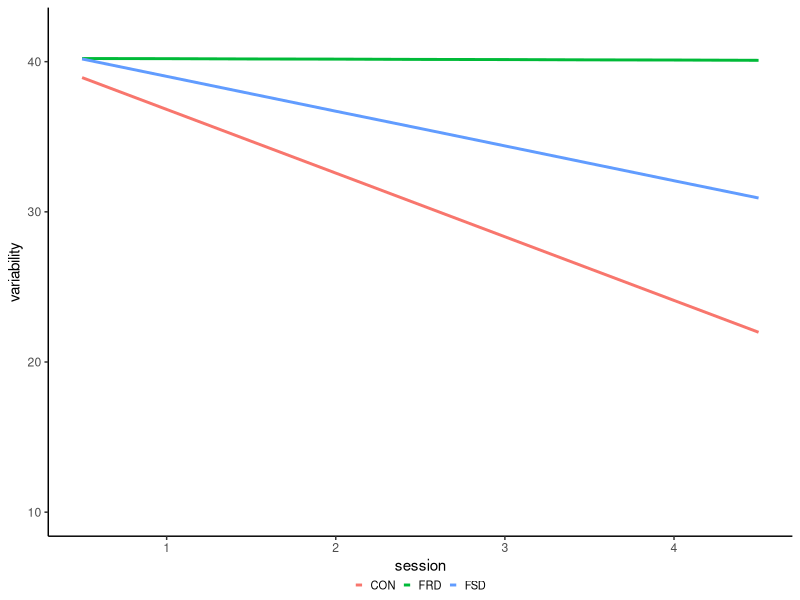
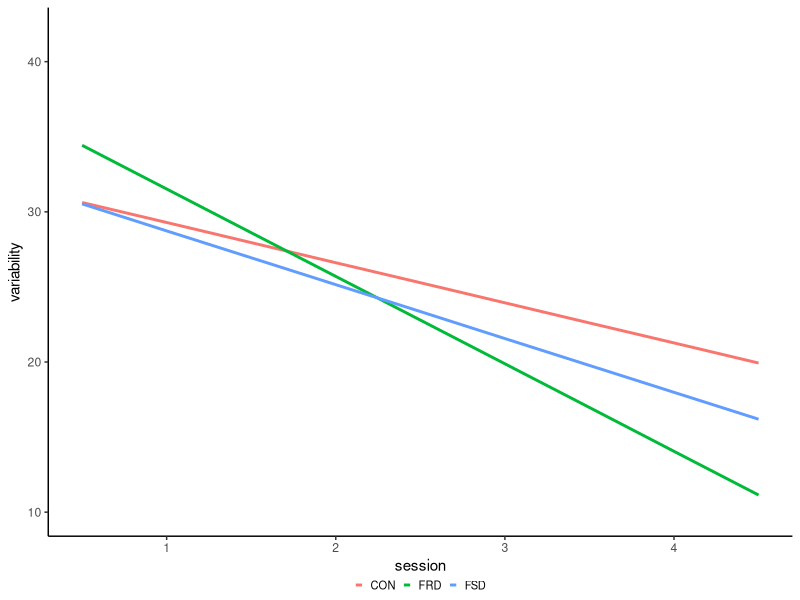
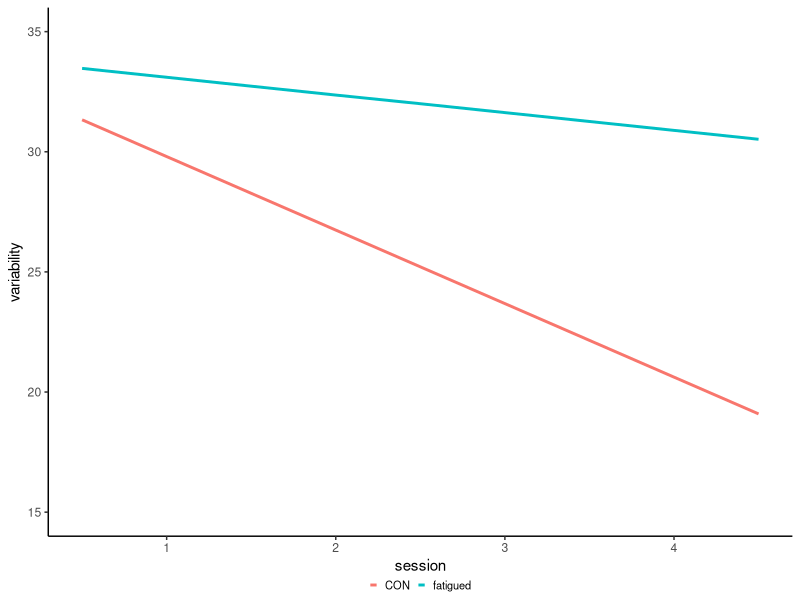
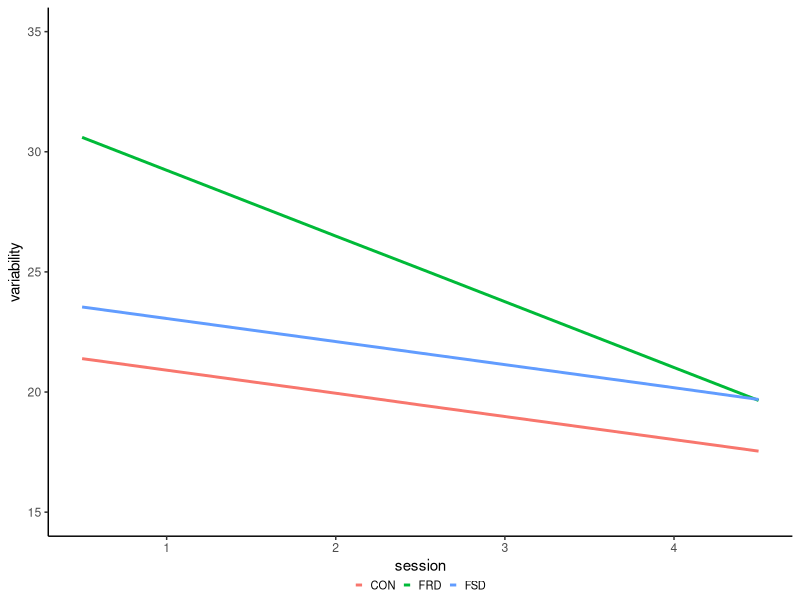
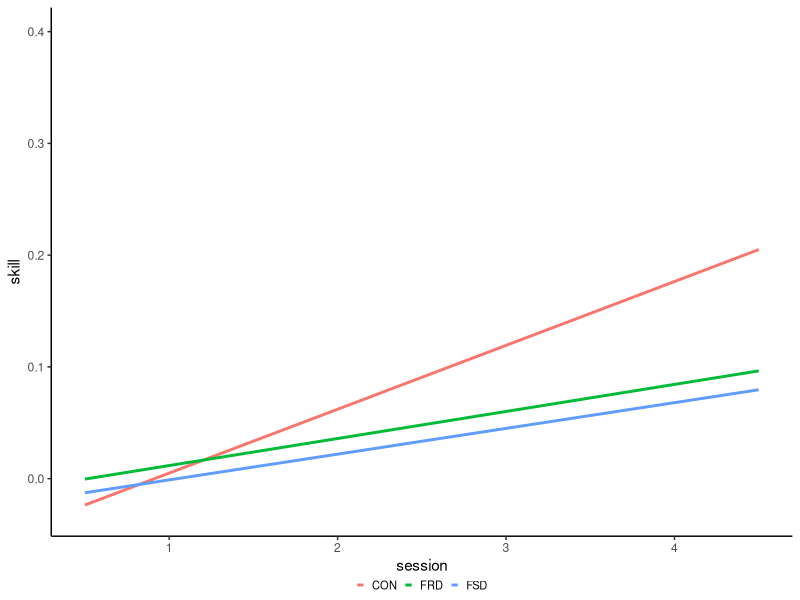
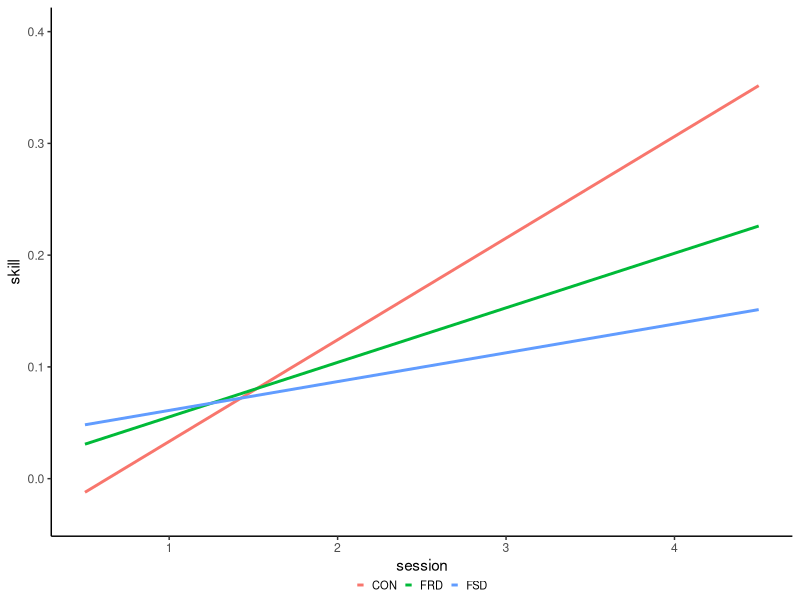
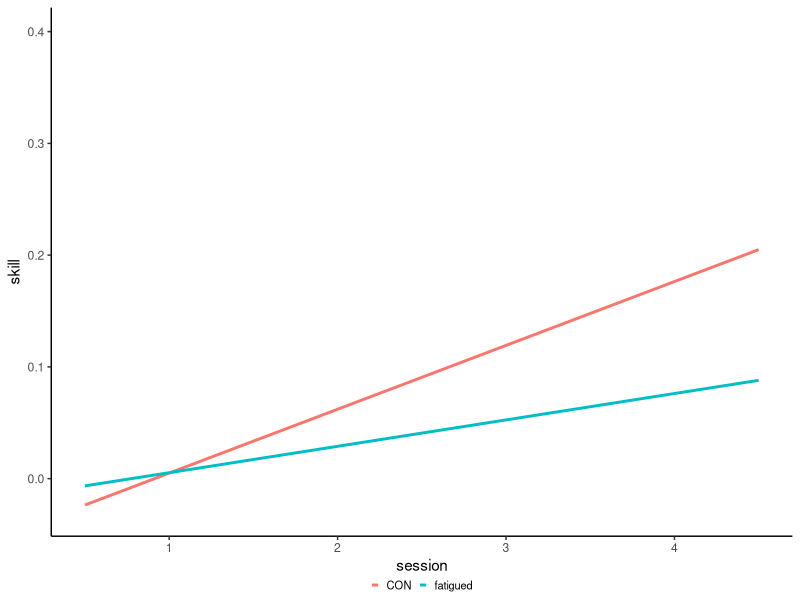

R code for these plots, in order:
# Peripheral fatigues detrimental effect on motor training - underlying mechanisms
#  - Plotting
#
# Author: Joshua Gantner
# eMail:  josh.gantner@gmail.com

# 0. SETUP
# set working directory
setwd('/Users/joshuagantner/Library/CloudStorage/OneDrive-UniversitätZürichUZH/Files/Studium/Masterarbeit/0 v9')
# load packages - in case of missing package, install with 'install.packages("packagename")'
library(ggplot2)
library(tidyr)
library(ggthemes) 
# set theme - prefered themes: theme_classic(), theme_stata(), theme_hc()
theme_set(theme_classic())
mytheme <- theme(legend.position = "bottom", 
                 legend.margin = margin(-8, 1, 1, 1),
                 legend.key.size = unit(0.2, 'cm'), 
                 legend.text = element_text(size=8))
line_width = 1

# 1. PLOT 2-DAY MODEL
# modelFull
tableFull <- data.frame(
  time = c(0, 0.5, 1, 1.5, 2, 2.5, 3, 3.5, 4, 5, 5.5, 6, 6.5, 7, 7.5, 8, 8.5, 9),
  CON = c(38.94, 36.82, 34.70, 32.58, 30.46, 28.34, 26.22, 24.10, 21.98, 30.62, 29.29, 27.95, 26.61, 25.28, 23.94, 22.60, 21.27, 19.93),
  FSD = c(40.18, 39.02, 37.86, 36.70, 35.55, 34.39, 33.23, 32.07, 30.92, 30.53, 28.73, 26.94, 25.15, 23.36, 21.56, 19.77, 17.98, 16.19),
  FRD = c(40.21, 40.20, 40.18, 40.17, 40.15, 40.14, 40.12, 40.11, 40.09, 34.43, 31.52, 28.61, 25.70, 22.79, 19.88, 16.97, 14.05, 11.14)
)
# Reshape data to long format
table_long <- gather(tableFull, key = "group", value = "value", -time)

# plot full model day 1
table_long_d1 <- subset(table_long, table_long$time<=4)
plotFullD1 <- ggplot(table_long_d1, aes(x=time, y=value, group=group, color=group)) +
  geom_line(linewidth = line_width) +
  ylim(10,42)+
  labs(x = "session", y = "variability") +
  scale_x_continuous(breaks = c(0.5, 1.5, 2.5, 3.5), labels = c(1, 2, 3, 4))+
  #ggtitle("training day") +
  guides(color = guide_legend(title = NULL)) +
  mytheme
ggsave("plotFullD1.png", plot = plotFullD1, width = 6, height = 5, units = "cm", dpi = 300)


# plot full model day 2
table_long_d2 <- subset(table_long, table_long$time>=5)
plotFullD2 <- ggplot(table_long_d2, aes(x=time, y=value, group=group, color=group)) +
  geom_line(linewidth = line_width) +
  ylim(10,42)+
  labs(x = "session", y = "variability") +
  scale_x_continuous(breaks = c(5.5, 6.5, 7.5, 8.5), labels = c(1, 2, 3, 4))+
  #ggtitle("control day") +
  guides(color = guide_legend(title = NULL),
         ) +
  mytheme
ggsave("plotFullD2.png", plot = plotFullD2, width = 6, height = 5, units = "cm", dpi = 300)

# 2. PLOT 1-DAY MODELS
# training day
tableD1 <- data.frame(
  time = c(0, 0.5, 1, 1.5, 2, 2.5, 3, 3.5, 4),
  CON = c(31.33, 29.80, 28.27, 26.74, 25.21, 23.68, 22.15, 20.62, 19.09),
  fatigued = c(33.47, 33.10, 32.73, 32.36, 32.00, 31.63, 31.26, 30.89, 30.52)
)
# Reshape data to long format
table_long <- gather(tableD1, key = "group", value = "value", -time)
# plot
plotSingleD1 <- ggplot(table_long, aes(x=time, y=value, group=group, color=group)) +
  geom_line(linewidth = line_width) +
  ylim(15,35)+
  labs(x = "session", y = "variability") +
  scale_x_continuous(breaks = c(0.5, 1.5, 2.5, 3.5), labels = c(1, 2, 3, 4))+
  ##ggtitle("training day") +
  guides(color = guide_legend(title = NULL)) +
  mytheme
ggsave("plotSingleD1.png", plot = plotSingleD1, width = 6, height = 5, units = "cm", dpi = 300)

# control day
tableD2 <- data.frame(
  time = c(5, 5.5, 6, 6.5, 7, 7.5, 8, 8.5, 9),
  CON = c(21.39, 20.91, 20.43, 19.95, 19.46, 18.98, 18.50, 18.02, 17.54),
  FSD = c(23.54, 23.06, 22.58, 22.10, 21.62, 21.14, 20.66, 20.18, 19.69),
  FRD = c(30.60, 29.23, 27.86, 26.49, 25.13, 23.76, 22.39, 21.02, 19.65)
)
# Reshape data to long format
table_long <- gather(tableD2, key = "group", value = "value", -time)
# plot
plotSingleD2 <- ggplot(table_long, aes(x=time, y=value, group=group, color=group)) +
  geom_line(linewidth = line_width) +
  ylim(15,35)+
  labs(x = "session", y = "variability") +
  scale_x_continuous(breaks = c(5.5, 6.5, 7.5, 8.5), labels = c(1, 2, 3, 4))+
  #ggtitle("control day") +
  guides(color = guide_legend(title = NULL)) +
  mytheme
ggsave("plotSingleD2.png", plot = plotSingleD2, width = 6, height = 5, units = "cm", dpi = 300)

# 3. PLOT SKILL
# training day
skillD1 <- data.frame(
  time = c(0, 0.5, 1, 1.5, 2, 2.5, 3, 3.5, 4),
  CON = c(-0.02358741, 0.004983495, 0.0335544, 0.062125305, 0.09069621, 0.119267115, 0.14783802, 0.176408925, 0.20497983),
  FSD = c(-0.01261371, -0.001093545, 0.01042662, 0.021946785, 0.03346695, 0.044987115, 0.05650728, 0.068027445, 0.07954761),
  FRD = c(-0.000366, 0.011735815, 0.02383763, 0.035939445, 0.04804126, 0.060143075, 0.07224489, 0.084346705, 0.09644852)
)
# Reshape data to long format
table_long <- gather(skillD1, key = "group", value = "value", -time)
# plot
plotSkillD1 <- ggplot(table_long, aes(x=time, y=value, group=group, color=group)) +
  geom_line(linewidth = line_width) +
  ylim(-0.03,0.4)+
  labs(x = "session", y = "skill") +
  scale_x_continuous(breaks = c(0.5, 1.5, 2.5, 3.5), labels = c(1, 2, 3, 4))+
  ##ggtitle("training day") +
  guides(color = guide_legend(title = NULL)) +
  mytheme
ggsave("plotSkillD1.png", plot = plotSkillD1, width = 6, height = 5, units = "cm", dpi = 300)

# control day
skillD2 <- data.frame(
  time = c(5, 5.5, 6, 6.5, 7, 7.5, 8, 8.5, 9),
  CON = c(-0.01219876, 0.033286775, 0.07877231, 0.124257845, 0.16974338, 0.215228915, 0.26071445, 0.306199985, 0.35168552),
  FSD = c(0.04819877, 0.061085735, 0.0739727, 0.086859665, 0.09974663, 0.112633595, 0.12552056, 0.138407525, 0.15129449),
  FRD = c(0.03084196, 0.05524547, 0.07964898, 0.10405249, 0.128456, 0.15285951, 0.17726302, 0.20166653, 0.22607004)
)
# Reshape data to long format
table_long <- gather(skillD2, key = "group", value = "value", -time)
# plot
plotSkillD2 <- ggplot(table_long, aes(x=time, y=value, group=group, color=group)) +
  geom_line(linewidth = line_width) +
  ylim(-0.03,0.4)+
  labs(x = "session", y = "skill") +
  scale_x_continuous(breaks = c(5.5, 6.5, 7.5, 8.5), labels = c(1, 2, 3, 4))+
  #ggtitle("control day") +
  guides(color = guide_legend(title = NULL)) +
  mytheme
ggsave("plotSkillD2.png", plot = plotSkillD2, width = 6, height = 5, units = "cm", dpi = 300)

# training day | fatigued collective
skillD1f <- data.frame(
  time = c(0, 0.5, 1, 1.5, 2, 2.5, 3, 3.5, 4),
  CON = c(-0.02358741,	0.004983495,	0.0335544,	0.062125305,	0.09069621,	0.119267115,	0.14783802,	0.176408925,	0.20497983),
  fatigued = c(-0.0064518,	0.005355385,	0.01716257,	0.028969755,	0.04077694,	0.052584125,	0.06439131,	0.076198495,	0.08800568)
)
# Reshape data to long format
table_long <- gather(skillD1f, key = "group", value = "value", -time)
# plot
plotSkillD1f <- ggplot(table_long, aes(x=time, y=value, group=group, color=group)) +
  geom_line(linewidth = line_width) +
  ylim(-0.03,0.4)+
  labs(x = "session", y = "skill") +
  scale_x_continuous(breaks = c(0.5, 1.5, 2.5, 3.5), labels = c(1, 2, 3, 4))+
  ##ggtitle("training day") +
  guides(color = guide_legend(title = NULL)) +
  mytheme
ggsave("plotSkillD1f.png", plot = plotSkillD1f, width = 6, height = 5, units = "cm", dpi = 300)
